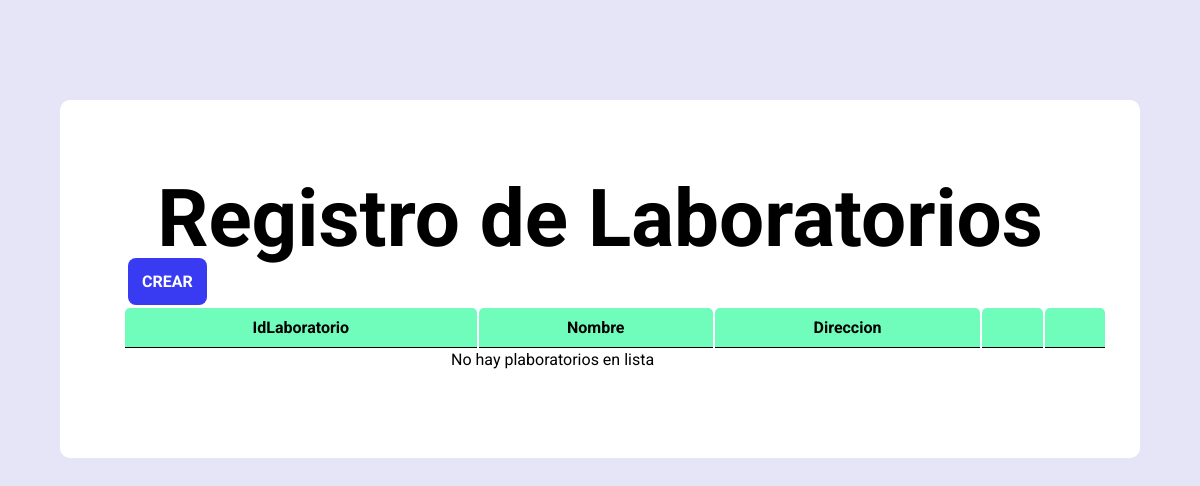
The page /CRUDs/Laboratorios/panel.php on the database as committed earlier.
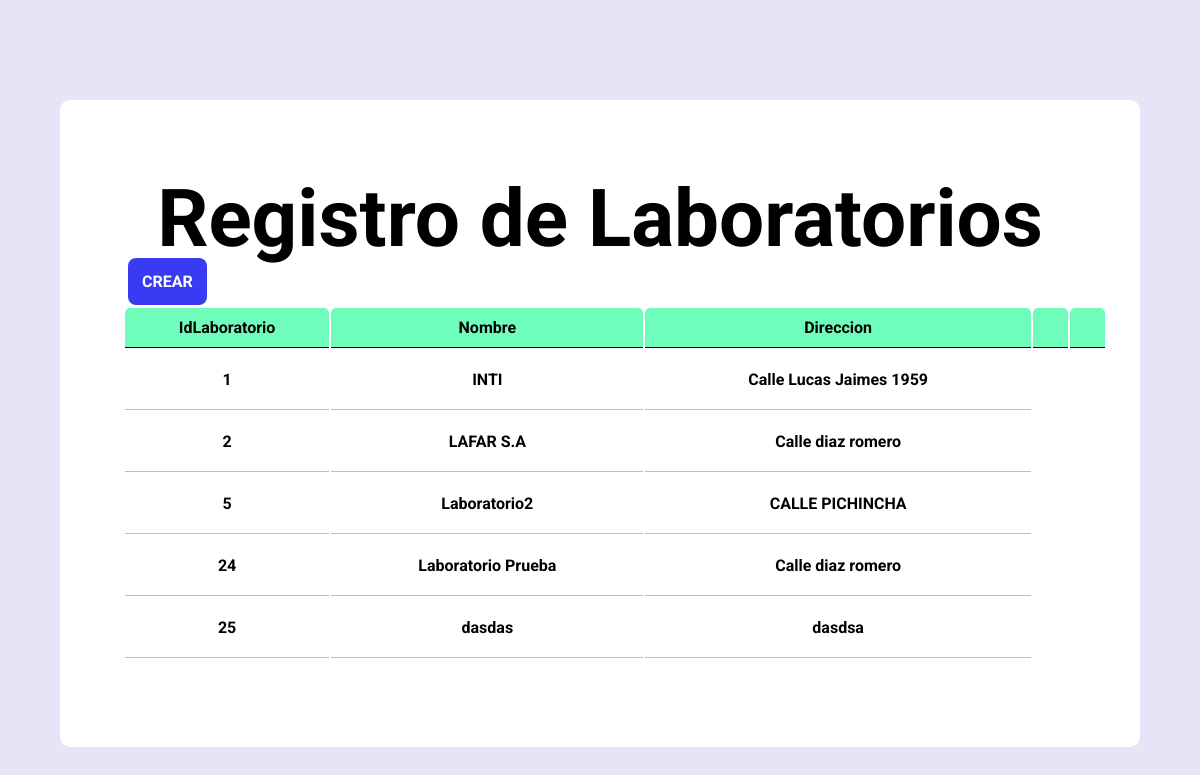
The same page on the database as committed later.
### tables this page shows
CREATE TABLE `laboratorio` (
  `IdLaboratorio` int(11) NOT NULL,
  `Nombre` varchar(30) DEFAULT NULL,
  `Direccion` varchar(30) DEFAULT NULL,
  `Estado` bit(1) DEFAULT NULL
);

### CRUDs/Laboratorios/panel.php (the view, shortened to what this page needs)
<!DOCTYPE html>
<html lang="en">
    <head>
        <link rel="stylesheet" href="../css/estilosCRUDS.css">
    </head>
    <body>
        <div class="main-container">
            <div class="titulo">
                <h1>Registro de Laboratorios</h1>
            </div>
            <div class="formulario">
                <div class="crear">
                    <a class="link_crear" href="CrearLaboratorio.php">CREAR</a>
                </div>
                <table class="tabla">
                    <thead>
                        <tr>
                            <th>IdLaboratorio</th>
                            <th>Nombre</th>
                            <th>Direccion</th>
                            <th></th>
                            <th></th>
                        </tr>
                    </thead>
                    <tbody>
                    <?php
			require_once '../Laboratorios/dbcon.php';
			$query = "SELECT * FROM Laboratorio where Estado=1";
			$stmt = $DBcon->prepare($query);
			$stmt->execute();
			if($stmt->rowCount() > 0) {
				while($row=$stmt->fetch(PDO::FETCH_ASSOC)) {
				extract($row);
				?>
				<tr>
		        <th><?php echo $IdLaboratorio; ?></th>
                <th><?php echo $Nombre; ?></th>
                <th><?php echo $Direccion; ?></th>
                <td>
		        </td>
		        </tr>
				<?php
				}
			} else {
				?>
		        <tr>
		        <td colspan="3">No hay plaboratorios en lista</td>
		        </tr>
		        <?php
			}
			?>
                    </tbody>
                </table>
            </div>
        </div>
    </body>
</html>

### CRUDs/css/estilosCRUDS.css (style rules this page uses)
* { box-sizing: border-box; margin: 0; padding: 0; }
body { font-family: 'Roboto', sans-serif; background-color: #e5e5f7; background-image: radial-gradient(#b234db 0.5px, transparent 0.5px), radial-gradient(#b234db 0.5px, #e5e5f7 0.5px); background-size: 20px 20px; background-position: 0 0,10px 10px; display: flex; flex-wrap: wrap; }
h1 { text-align: center; }
.main-container { background-color: #fff; margin: auto; margin-top: 100px; width: 90%; max-width: 2000px; min-width: 800px; padding: 4.5em 3em; border-radius: 10px; box-shadow: 0 5px 10px -5px rgb(0, 0, 0 / 30%); text-align: center; }
.titulo { width: 100%; height: 100px; font-size: 40px; }
.formulario { width: 100%; text-align: center; }
.tabla { width: 100%; margin: 15px; }
.tabla thead tr th { border-bottom: 1px solid black; padding: 10px; background-color: rgb(112, 252, 186); border-radius: 5px 5px 0px 0px; }
.tabla tbody tr th { border-bottom: 1px solid rgb(190, 190, 190); padding: 20px; }
.crear { width: 100%; justify-content: start; text-align: start; }
.link_crear { text-decoration: none; background-color: #383bf2; margin-left: 20px; padding: 14px; color: #fff; font-family: 'Roboto', sans-serif; border-radius: .5em; font-weight: bold; }

Rows that differ between the two databases and show on the page:
now on this page (row edited): laboratorio: IdLaboratorio "1", Nombre "INTI", Direccion "Calle Lucas Jaimes 1959"
now on this page (row edited): laboratorio: IdLaboratorio "2", Nombre "LAFAR S.A", Direccion "Calle diaz romero"
added laboratorio: IdLaboratorio "5", Nombre "Laboratorio2", Direccion "CALLE PICHINCHA"
added laboratorio: IdLaboratorio "24", Nombre "Laboratorio Prueba", Direccion "Calle diaz romero"
added laboratorio: IdLaboratorio "25", Nombre "dasdas", Direccion "dasdsa"
Other text that changed with them:
text no longer shown: "No hay plaboratorios en lista"
